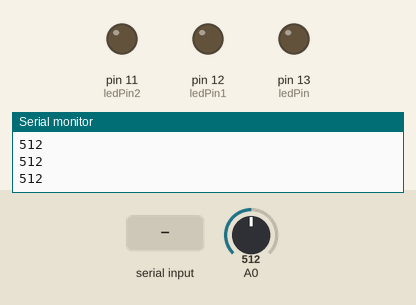
Recording of a sketch running on a simulated Arduino Uno, built with avr-gcc and run on an emulated ATmega328P. Parts: output pins drawn as LEDs (lit = HIGH), the last lines printed to the serial monitor. The inputs (shaded band) are chosen by the test bench; at power-on: A0 = 512.

Above: at 1.2 s.
1.3 s: "H" received over Serial
At 2.4 s:
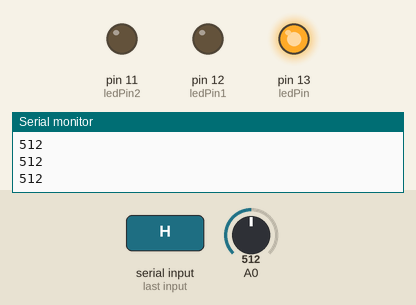
2.8 s: "Y" received over Serial
At 3.7 s:
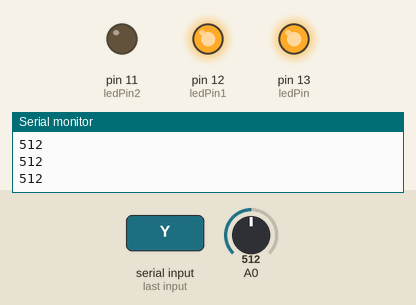
4.3 s: "L" received over Serial
At 5.0 s:
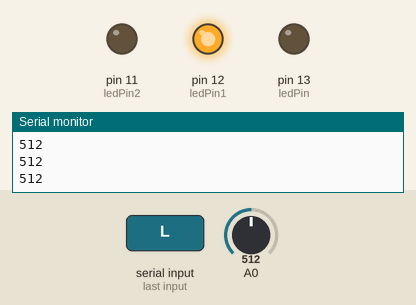
5.8 s: "C" received over Serial
At 6.3 s:
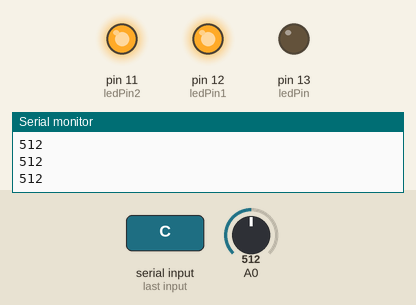
7.3 s: "N" received over Serial
At 7.6 s:
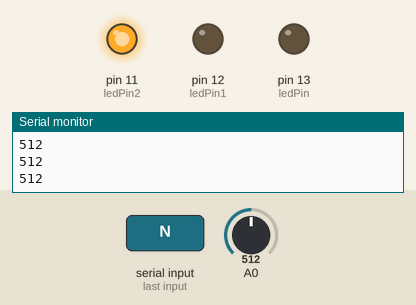
8.8 s: "A" received over Serial
At 10.1 s:
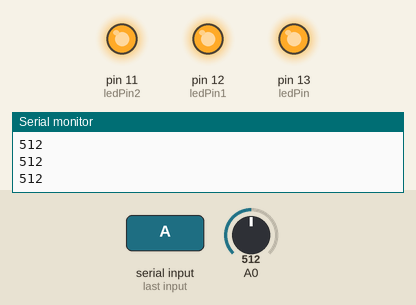
Timing chart, 0 to 11.3 s (numbered marks = the images above; inputs shaded):
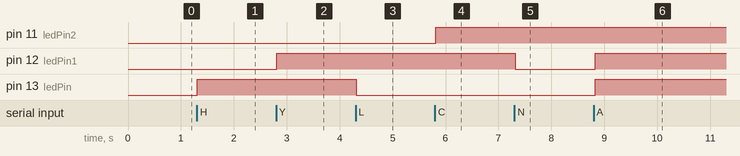

Measured:
- after the input at 1.3 s, pin 13 (ledPin): LOW → HIGH at once
- after the input at 2.8 s, pin 12 (ledPin1): LOW → HIGH at once
- after the input at 4.3 s, pin 13 (ledPin): HIGH → LOW at once
- after the input at 5.8 s, pin 11 (ledPin2): LOW → HIGH at once
- after the input at 7.3 s, pin 12 (ledPin1): HIGH → LOW at once
- after the input at 8.8 s, pin 12 (ledPin1), pin 13 (ledPin): LOW → HIGH at once

The sketch:

main_arduino.ino
```cpp
  // Wiring/Arduino code:
 // Read data from the serial and turn ON or OFF a light depending on the value

 char val; // Data received from the serial port
 int ledPin = 13; // Set the pin to digital I/O 13
 int ledPin1 = 12; // Set the pin to digital I/O 12
 int ledPin2 = 11; // Set the pin to digital I/O 11
 void setup()
 {
 pinMode(ledPin, OUTPUT); // Set pin as OUTPUT
 pinMode(ledPin1, OUTPUT); // Set pin as OUTPUT
 pinMode(ledPin2, OUTPUT); // Set pin as OUTPUT

 Serial.begin(9600); // Start serial communication at 9600 bps
 }

 void loop() {
  int sensorValue = analogRead(A0);
  Serial.println(sensorValue);
  delay(100);
 if (Serial.available()) { // If data is available to read,
 val = Serial.read(); // read it and store it in val
 Serial.println(val);
 /////////////////////////////////////////////////for fan///////////////////////
 if (val == 'H')
 { // If H was received
 digitalWrite(ledPin, HIGH); // turn the LED on
 }
 else if (val == 'L')
 {
 digitalWrite(ledPin, LOW); // Otherwise turn it OFF
 }
 //////////////////////////////////////////////////////// for lamp //////////////////////////////
 else if (val == 'Y')
 {
 digitalWrite(ledPin1, HIGH); // turn the LED on
 }
 else if (val == 'N')
 {
 digitalWrite(ledPin1, LOW); // Otherwise turn it OFF
 }
 //////////////////////////////////////////////////////// for speakers //////////////////////////////
 else if (val == 'C')
 {
 digitalWrite(ledPin2, HIGH); // turn the LED on
 }
 else if (val == 'D')
 {
 digitalWrite(ledPin2, LOW); // Otherwise turn it OFF
 }
  /////////////////////////////////////////////////////// for main switch which control all device /////////////////////
 else if (val == 'A')
 {
   digitalWrite(ledPin, HIGH);
   digitalWrite(ledPin1, HIGH);
   digitalWrite(ledPin2, HIGH);
 }
 else if (val == 'B')
 {
 digitalWrite(ledPin, LOW);
 digitalWrite(ledPin1, LOW);
 digitalWrite(ledPin2, LOW);
 }
 }

 /*delay(100);*/ // Wait 100 milliseconds for next reading
 }
```
